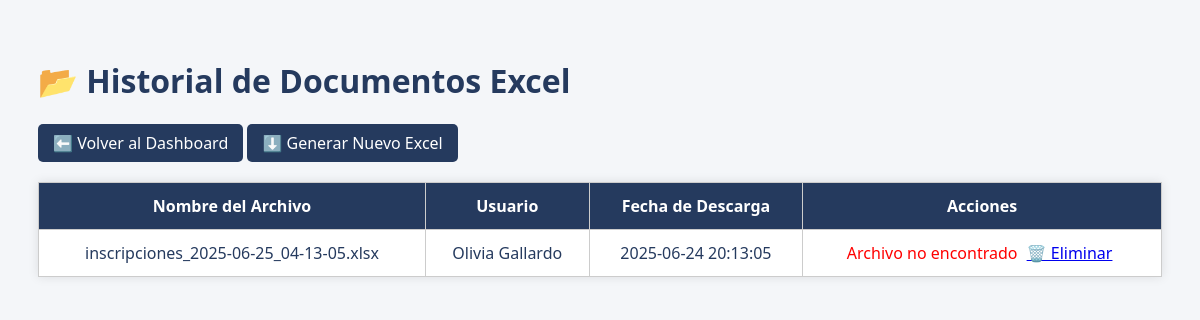
Page /ver_documentos.php (signed in) on the earlier database version.
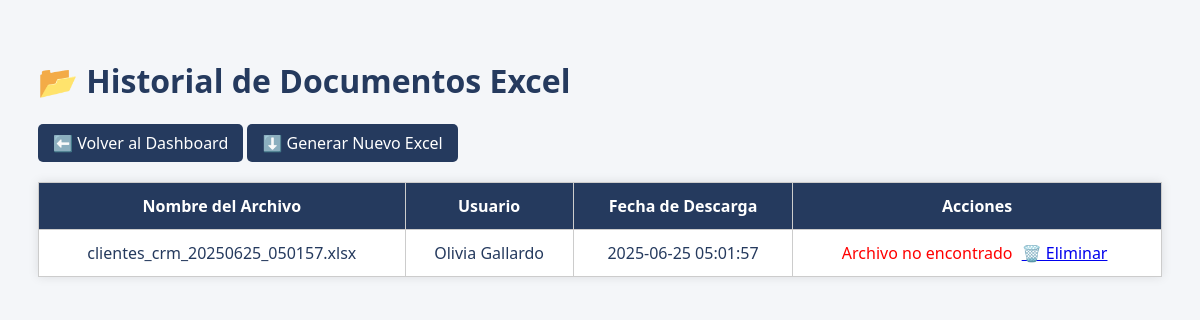
Same page on the later database version.
### tables this page shows
CREATE TABLE `documentos_excel` (
  `id` int(11) NOT NULL AUTO_INCREMENT,
  `nombre_archivo` varchar(255) NOT NULL,
  `ruta` varchar(255) NOT NULL,
  `usuario` varchar(100) NOT NULL,
  `fecha_subida` datetime DEFAULT current_timestamp(),
  PRIMARY KEY (`id`)
);

### ver_documentos.php (the view, shortened to what this page needs)
<?php
require 'config/db.php';
$resultado = $conn->query("SELECT * FROM documentos_excel ORDER BY fecha_subida DESC");
?>
<!DOCTYPE html>
<html lang="es">
<head>
</head>
<body>
<h1>📂 Historial de Documentos Excel</h1>
<a href="dashboard.php" class="button-link">⬅️ Volver al Dashboard</a>
<a href="descargar.php" class="button-link">⬇️ Generar Nuevo Excel</a>
<table>
    <tr>
        <th>Nombre del Archivo</th>
        <th>Usuario</th>
        <th>Fecha de Descarga</th>
        <th>Acciones</th>
    </tr>
    <?php while ($row = $resultado->fetch_assoc()) { ?>
        <tr>
            <td><?= htmlspecialchars($row['nombre_archivo']) ?></td>
            <td><?= htmlspecialchars($row['usuario']) ?></td>
            <td><?= $row['fecha_subida'] ?></td>
            <td class="acciones">
                <?php if (file_exists($row['ruta'])): ?>
                    <a href="<?= $row['ruta'] ?>" download>📥 Descargar</a>
                <?php else: ?>
                    <span style="color:red;">Archivo no encontrado</span>
                <?php endif; ?>
                <a href="ver_documentos.php?eliminar=<?= $row['id'] ?>" onclick="return confirm('¿Seguro que deseas eliminar este archivo?')">🗑️ Eliminar</a>
            </td>
        </tr>
    <?php } ?>
</table>
</body>
</html>

Differences in the rows shown:
removed documentos_excel: nombre_archivo "inscripciones_2025-06-25_04-13-05.xlsx", usuario "Olivia Gallardo", fecha_subida "2025-06-24 20:13:05", shows "Archivo no encontrado"
added documentos_excel: nombre_archivo "clientes_crm_20250625_050157.xlsx", usuario "Olivia Gallardo", fecha_subida "2025-06-25 05:01:57", shows "Archivo no encontrado"
